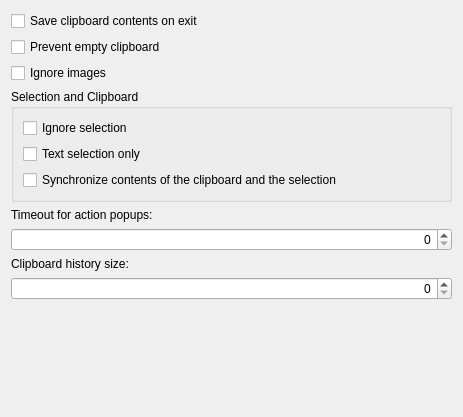
<?xml version="1.0" encoding="UTF-8"?>
<ui version="4.0">
 <class>GeneralWidget</class>
 <widget class="QWidget" name="GeneralWidget">
  <property name="geometry">
   <rect>
    <x>0</x>
    <y>0</y>
    <width>463</width>
    <height>417</height>
   </rect>
  </property>
  <layout class="QVBoxLayout" name="verticalLayout_2">
   <item>
    <widget class="QCheckBox" name="kcfg_KeepClipboardContents">
     <property name="text">
      <string>Save clipboard contents on exit</string>
     </property>
    </widget>
   </item>
   <item>
    <widget class="QCheckBox" name="kcfg_PreventEmptyClipboard">
     <property name="text">
      <string>Prevent empty clipboard</string>
     </property>
    </widget>
   </item>
   <item>
    <widget class="QCheckBox" name="kcfg_IgnoreImages">
     <property name="text">
      <string>Ignore images</string>
     </property>
    </widget>
   </item>
   <item>
    <widget class="QGroupBox" name="selection_group">
     <property name="title">
      <string>Selection and Clipboard</string>
     </property>
     <layout class="QVBoxLayout" name="verticalLayout">
      <item>
       <widget class="QCheckBox" name="kcfg_IgnoreSelection">
        <property name="text">
         <string>Ignore selection</string>
        </property>
       </widget>
      </item>
      <item>
       <widget class="QCheckBox" name="kcfg_SelectionTextOnly">
        <property name="text">
         <string>Text selection only</string>
        </property>
       </widget>
      </item>
      <item>
       <widget class="QCheckBox" name="kcfg_SyncClipboards">
        <property name="text">
         <string>Synchronize contents of the clipboard and the selection</string>
        </property>
       </widget>
      </item>
     </layout>
    </widget>
   </item>
   <item>
    <widget class="QLabel" name="timeout_label">
     <property name="text">
      <string>Timeout for action popups:</string>
     </property>
    </widget>
   </item>
   <item>
    <widget class="KIntSpinBox" name="kcfg_TimeoutForActionPopups">
     <property name="alignment">
      <set>Qt::AlignRight|Qt::AlignTrailing|Qt::AlignVCenter</set>
     </property>
    </widget>
   </item>
   <item>
    <widget class="QLabel" name="history_size_label">
     <property name="text">
      <string>Clipboard history size:</string>
     </property>
    </widget>
   </item>
   <item>
    <widget class="KIntSpinBox" name="kcfg_MaxClipItems">
     <property name="alignment">
      <set>Qt::AlignRight|Qt::AlignTrailing|Qt::AlignVCenter</set>
     </property>
    </widget>
   </item>
   <item>
    <spacer name="verticalSpacer">
     <property name="orientation">
      <enum>Qt::Vertical</enum>
     </property>
     <property name="sizeHint" stdset="0">
      <size>
       <width>20</width>
       <height>40</height>
      </size>
     </property>
    </spacer>
   </item>
  </layout>
 </widget>
 <customwidgets>
  <customwidget>
   <class>KIntSpinBox</class>
   <extends>QSpinBox</extends>
   <header>knuminput.h</header>
  </customwidget>
 </customwidgets>
 <connections>
  <connection>
   <sender>kcfg_IgnoreSelection</sender>
   <signal>clicked(bool)</signal>
   <receiver>kcfg_SelectionTextOnly</receiver>
   <slot>setDisabled(bool)</slot>
   <hints>
    <hint type="sourcelabel">
     <x>78</x>
     <y>213</y>
    </hint>
    <hint type="destinationlabel">
     <x>80</x>
     <y>231</y>
    </hint>
   </hints>
  </connection>
  <connection>
   <sender>kcfg_IgnoreSelection</sender>
   <signal>clicked(bool)</signal>
   <receiver>kcfg_SyncClipboards</receiver>
   <slot>setDisabled(bool)</slot>
   <hints>
    <hint type="sourcelabel">
     <x>209</x>
     <y>214</y>
    </hint>
    <hint type="destinationlabel">
     <x>207</x>
     <y>265</y>
    </hint>
   </hints>
  </connection>
  <connection>
   <sender>kcfg_SyncClipboards</sender>
   <signal>clicked(bool)</signal>
   <receiver>kcfg_IgnoreSelection</receiver>
   <slot>setDisabled(bool)</slot>
   <hints>
    <hint type="sourcelabel">
     <x>300</x>
     <y>261</y>
    </hint>
    <hint type="destinationlabel">
     <x>301</x>
     <y>210</y>
    </hint>
   </hints>
  </connection>
 </connections>
</ui>
